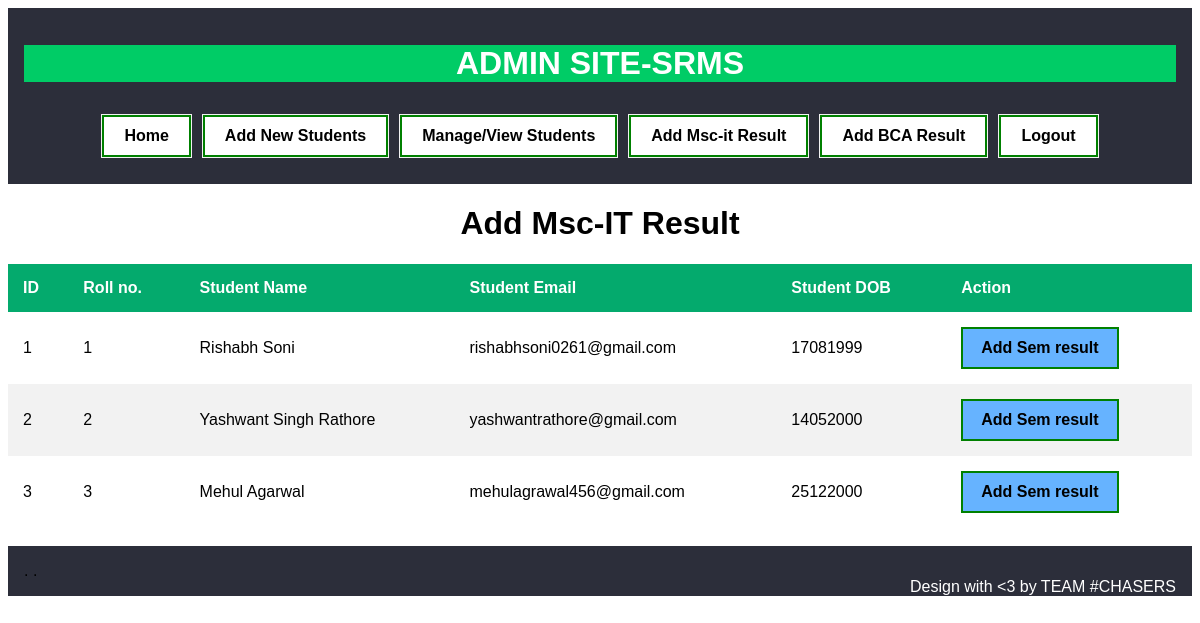
The app's page /admin/view_msc_student.php with its own data.
### tables this page shows
CREATE TABLE IF NOT EXISTS `tblstudent` (
  `stud_id` int(11) NOT NULL AUTO_INCREMENT,
  `stud_name` varchar(30) NOT NULL,
  `stud_email` varchar(50) NOT NULL,
  `stud_dob` int(10) NOT NULL,
  `stud_rollno` int(10) NOT NULL,
  `stud_course` varchar(50) NOT NULL,
  PRIMARY KEY (`stud_id`)
);

### admin/view_msc_student.php (the view, shortened to what this page needs)
<?php
include 'config.php';
$sem=$_REQUEST['sem'];
$sql="SELECT * FROM tblstudent JOIN tblcourse WHERE tblstudent.stud_course = tblcourse.cid and tblstudent.stud_course=2";
$result=mysqli_query($conn,$sql) or die("Query Unsuccessful......");
?>
<html>
<head>
	<link rel="stylesheet" type="text/css" href="css/login.css">
	<link rel="stylesheet" type="text/css" href="css/header.css">
</head>
<body>
	<?php include 'header.php'?>
	<div >
	<?php
		if(mysqli_num_rows($result) > 0)
		{
	?>
	<table style="border-collapse: collapse;width: 100%;">
		<center><caption><h1>Add Msc-IT Result</h1></caption></center>
	 	<tr>
			<th style="text-align: left; padding: 15px; background-color: #04AA6D; color: white;">ID</th>
			<th style="text-align: left; padding: 15px; background-color: #04AA6D; color: white;">Roll no.</th>
			<th style="text-align: left; padding: 15px; background-color: #04AA6D; color: white;">Student Name</th>
			<th style="text-align: left; padding: 15px; background-color: #04AA6D; color: white;">Student Email</th>
			<th style="text-align: left; padding: 15px; background-color: #04AA6D; color: white;">Student DOB</th>
			<th style="text-align: left; padding: 15px; background-color: #04AA6D; color: white;">Action</th>
		</tr>
		<?php
			while ($row = mysqli_fetch_assoc($result)) {
		?>
		<tr>
			<td style="text-align: left; padding: 15px;"><?php echo $row['stud_id']; ?></td>
			<td style="text-align: left; padding: 15px;"><?php echo $row['stud_rollno']; ?></td>
			<td style="text-align: left; padding: 15px;"><?php echo $row['stud_name']; ?></td>
			<td style="text-align: left; padding: 15px;"><?php echo $row['stud_email']; ?></td>
			<td style="text-align: left; padding: 15px;"><?php echo $row['stud_dob']; ?></td>
			<td style="text-align: left; padding: 15px;"><a href="insert_msc_result.php?id=<?php echo $row['stud_id'];?>&&sem=<?php echo $sem?>" class="editbtn" style="width: auto; padding: 10px 18px; background-color: #66b3ff;" onclick="return confirm('Are you Sure to Add Sem- <?php echo $sem; ?> result')"><b>Add Sem <?php echo $sem?> result</b></a></td>
		</tr>
		<?php }?>
	</table>
	<?php
		}else
		{
			echo "<h2>No Record Found</h2>";
		}
	?>
	</div>
	<div>&nbsp<br></div>
	<?php include 'footer.php'?>
</body>
</html>

### admin/css/login.css (style rules this page uses)
body { font-family: Arial, Helvetica, sans-serif; }
.editbtn { width: auto; padding: 10px 18px; background-color: #4da6ff; }

### admin/css/header.css (style rules this page uses)
a:link, a:visited { background-color: white; color: black; border: 2px solid green; padding: 10px 20px; text-align: center; text-decoration: none; display: inline-block; }

### admin/view_msc_student.php (style rules this page uses)
tr:nth-child(odd) { background-color: #f2f2f2 }

### records on screen
tblstudent: stud_id "1", stud_rollno "1", stud_name "Rishabh Soni", stud_email "rishabhsoni0261@gmail.com", stud_dob "17081999"
tblstudent: stud_id "2", stud_rollno "2", stud_name "Yashwant Singh Rathore", stud_email "yashwantrathore@gmail.com", stud_dob "14052000"
tblstudent: stud_id "3", stud_rollno "3", stud_name "Mehul Agarwal", stud_email "mehulagrawal456@gmail.com", stud_dob "25122000"
